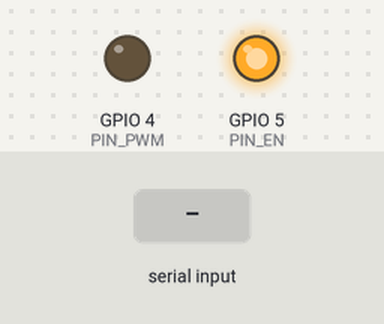
This sketch was run on a simulated ESP32-S3. On the bench: output pins drawn as LEDs (lit = HIGH). The inputs (shaded band) are chosen by the test bench. What the sketch prints to the serial monitor is not drawn.

Above: at 1.2 s.
1.3 s: "1" received over Serial
At 2.6 s:
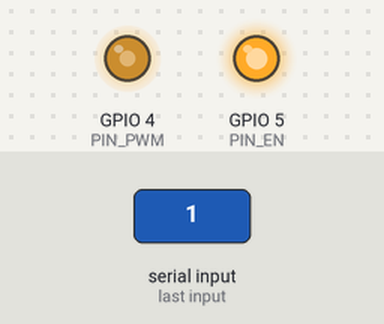
2.9 s: "2" received over Serial
At 4.1 s:
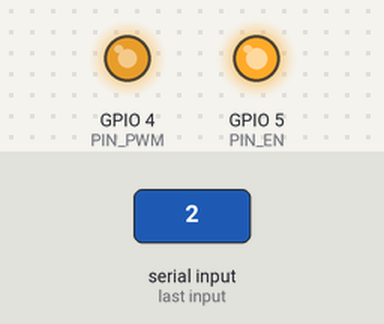
4.4 s: "0" received over Serial
At 5.9 s:
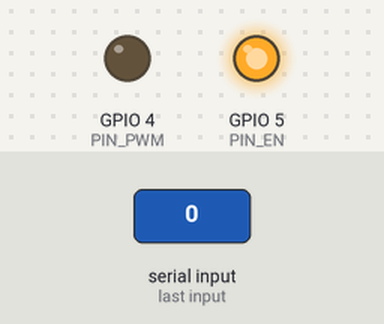
Timing chart, 0 to 7.4 s (numbered marks = the images above; inputs shaded):
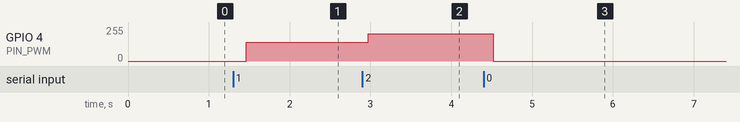

The sketch:

fog_controller_simple.ino
```cpp
// =============================================================
// fog_controller_simple.ino - シンプル版(MIDIなし)
//
// PCのキーボードで操作する:
//   Arduino IDEのシリアルモニタに文字を打って送信するだけ
//     "1" ... 弱(30%)で点灯。もう一度 "1" で消灯(トグル)
//     "2" ... 強(100%)で点灯。もう一度 "2" で消灯(トグル)
//     "0" ... 即消灯
//
// MIDI版からの簡略化:
//   - ライブラリ不要(標準機能のみ)
//   - Tools > USB Mode の変更も不要(デフォルトのまま)
//   - USBケーブルは書き込み用の1本だけ。それが操作線を兼ねる
//
// 配線は設計書 rev.C/D §2 と同一(RPWM=GPIO4, EN=GPIO5)
// ボード: ESP32S3 Dev Module / シリアルモニタは 115200bps
// =============================================================

// ---------- 設定 ----------
const int PIN_PWM = 4;        // → BTS7960 RPWM
const int PIN_EN  = 5;        // → BTS7960 R_EN・L_EN(束ね)

const int PWM_FREQ = 200;     // ハロゲン用。LED化したら1000へ
const int PWM_RES  = 12;      // デューティ 0〜4095

const float GAMMA = 0.5;      // ハロゲン用の体感補正
const uint32_t RAMP_MS = 300; // ソフトスタート(ハロゲンでは必須)

const int LEVEL_LOW_PCT  = 30;   // キー"1"の明るさ(体感%)
const int LEVEL_HIGH_PCT = 100;  // キー"2"の明るさ(体感%)

// 電源容量に応じたソフト上限(設計書rev.D §6)
//   テスト灯+5Aアダプタ=100 / ハロゲン1灯+5Aアダプタ=80
const int MAX_DUTY_PCT = 80;
// ---------------------------

const int DUTY_MAX = (1 << PWM_RES) - 1;
const int DUTY_CAP = (int)((long)DUTY_MAX * MAX_DUTY_PCT / 100);

int levelPct = 0;          // 現在の設定(0=消灯, 30, 100)
float currentDuty = 0;     // ソフトスタート用の現在値
uint32_t lastLoopMs = 0;

// 体感%(0〜100) → 目標デューティ(ガンマ補正+上限)
int targetDuty() {
  if (levelPct <= 0) return 0;
  float norm = levelPct / 100.0f;
  int duty = (int)(powf(norm, GAMMA) * DUTY_MAX);
  return min(duty, DUTY_CAP);
}

void setLevel(int pct, const char* label) {
  // 同じレベルをもう一度指定したら消灯(トグル)
  if (levelPct == pct) {
    levelPct = 0;
    Serial.printf("[key] %s をもう一度 -> 消灯\n", label);
  } else {
    levelPct = pct;
    Serial.printf("[key] %s -> %d%% (duty %d/%d)\n",
                  label, pct, targetDuty(), DUTY_MAX);
  }
}

void handleKeys() {
  while (Serial.available() > 0) {
    char c = Serial.read();
    switch (c) {
      case '1': setLevel(LEVEL_LOW_PCT,  "1:弱"); break;
      case '2': setLevel(LEVEL_HIGH_PCT, "2:強"); break;
      case '0':
        levelPct = 0;
        Serial.println("[key] 0 -> 即消灯");
        break;
      default:
        break;  // 改行コード等は無視
    }
  }
}

void updateOutput() {
  uint32_t now = millis();
  float dt = (now - lastLoopMs);
  lastLoopMs = now;

  // ソフトスタート: 目標へ一定速度でしか変化させない
  float maxStep = (DUTY_MAX / (float)RAMP_MS) * dt;
  float target = targetDuty();

  if (currentDuty < target) {
    currentDuty = min(currentDuty + maxStep, target);
  } else if (currentDuty > target) {
    currentDuty = max(currentDuty - maxStep * 2, target);
  }

  ledcWrite(PIN_PWM, (int)currentDuty);
}

void setup() {
  Serial.begin(115200);

  // EN=LOWで起動 → FETを眠らせたまま準備
  pinMode(PIN_EN, OUTPUT);
  digitalWrite(PIN_EN, LOW);

  ledcAttach(PIN_PWM, PWM_FREQ, PWM_RES);
  ledcWrite(PIN_PWM, 0);

  digitalWrite(PIN_EN, HIGH);  // 準備完了、FET許可

  lastLoopMs = millis();
  Serial.println("=== fog_controller simple ===");
  Serial.println("キー操作: 1=弱(30%) / 2=強(100%) / 0=消灯");
  Serial.println("同じキーをもう一度押すと消灯します");
}

void loop() {
  handleKeys();
  updateOutput();
  delay(1);
}
```

Measured:
- after the input at 1.3 s, GPIO 4 (PIN_PWM): 0/255 → 140/255 after 0.16 s
- after the input at 2.9 s, GPIO 4 (PIN_PWM): 140/255 → 204/255 after 0.08 s
- after the input at 4.4 s, GPIO 4 (PIN_PWM): 204/255 → 0/255 after 0.12 s
